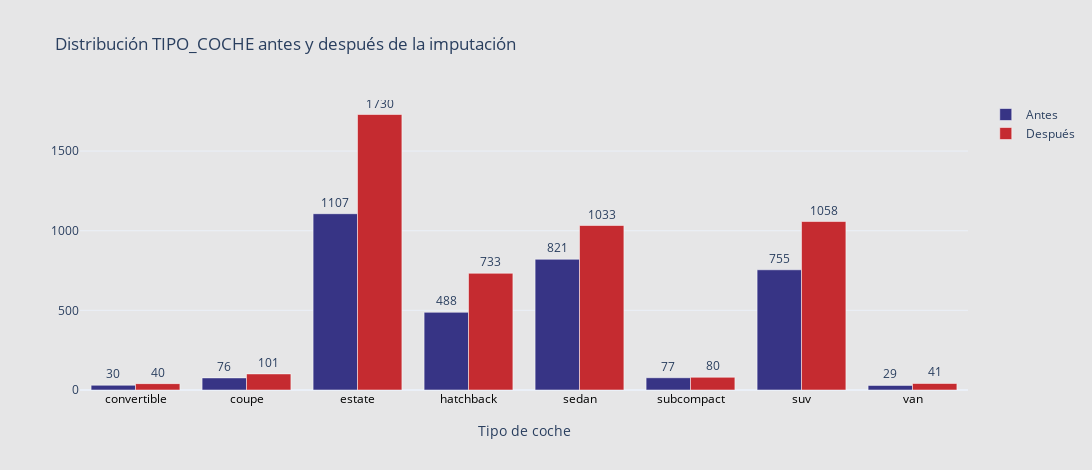
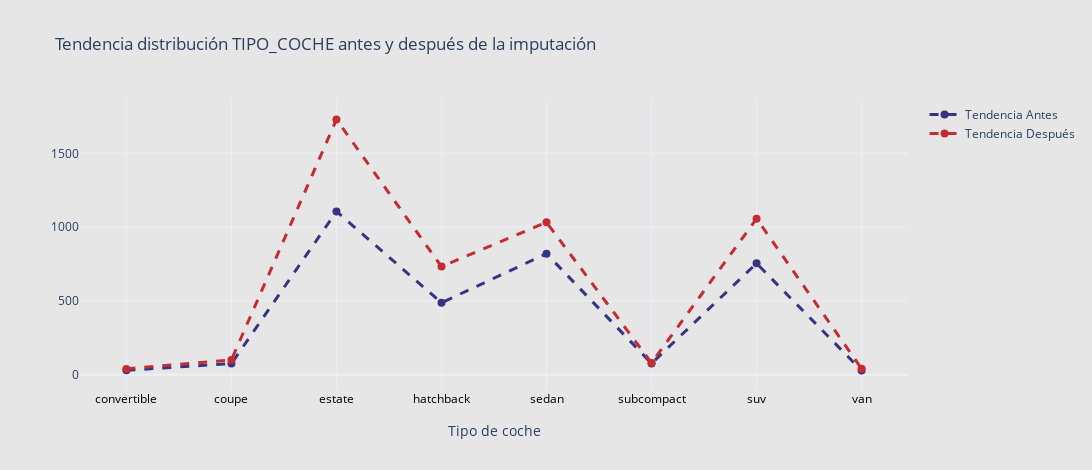

Source (notebook cell) for these figures, in order:
### Code cell
# Conteos por tipo de coche (ordenados)
antes_counts = df_antes['tipo_coche'].value_counts().sort_index()
despues_counts = df_bmw['tipo_coche'].value_counts().sort_index()

# Etiquetas combinadas para X: antes y después (intercalado)
x_vals = list(antes_counts.index) + list(despues_counts.index)
y_vals = list(antes_counts.values) + list(despues_counts.values)

# Colores: ejemplo con un color para antes y otro para después
colors = ['#373485'] * len(antes_counts) + ['#c52b30'] * len(despues_counts)

fig = go.Figure()

# Añadimos barras para antes
fig.add_trace(go.Bar(
    x=[str(i) for i in antes_counts.index],
    y=antes_counts.values,
    marker_color='#373485',
    name='Antes',
    text=antes_counts.values,
    textposition='outside',
    opacity=1,
))

# Añadimos barras para después
fig.add_trace(go.Bar(
    x=[str(i) for i in despues_counts.index],
    y=despues_counts.values,
    marker_color='#c52b30',
    name='Después',
    text=despues_counts.values,
    textposition='outside',
    opacity=1,
))

# Configuramos el layout para que sea similar
fig.update_layout(
    title="Distribución TIPO_COCHE antes y después de la imputación",
    xaxis_title="Tipo de coche",
    barmode='group',
    template='plotly_white',
    width=1200,
    height=470,
    plot_bgcolor='#e6e6e7',
    paper_bgcolor='#e6e6e7',
    xaxis=dict(
        tickfont=dict(color='black'),
        title_standoff=20
    )
)

fig.show()

x_labels = [str(i) for i in antes_counts.index]

fig = go.Figure()

# Línea de tendencia 'Antes'
fig.add_trace(go.Scatter(
    x=x_labels,
    y=antes_counts.values,
    mode='lines+markers',
    name='Tendencia Antes',
    line=dict(color='#373485', width=3, dash='dash'),
    marker=dict(symbol='circle', size=8)
))

# Línea de tendencia 'Después'
fig.add_trace(go.Scatter(
    x=x_labels,
    y=despues_counts.values,
    mode='lines+markers',
    name='Tendencia Después',
    line=dict(color='#c52b30', width=3, dash='dash'),
    marker=dict(symbol='circle', size=8)
))

fig.update_layout(
    title="Tendencia distribución TIPO_COCHE antes y después de la imputación",
    xaxis_title="Tipo de coche",
    template='plotly_white',
    width=1200,
    height=470,
    plot_bgcolor='#e6e6e7',
    paper_bgcolor='#e6e6e7',
    xaxis=dict(tickfont=dict(color='black'), title_standoff=20)
)

fig.show()

### Figure 1 — Plotly figure (JSON) as saved in the notebook; plotly's stock layout.template omitted (floating-point values rounded to 4 significant figures)
{"data": [{"marker": {"color": "#373485"}, "name": "Antes", "opacity": 1, "text": [30.0, 76.0, 1107.0, 488.0, 821.0, 77.0, 755.0, 29.0], "textposition": "outside", "type": "bar", "x": ["convertible", "coupe", "estate", "hatchback", "sedan", "subcompact", "suv", "van"], "y": [30, 76, 1107, 488, 821, 77, 755, 29]}, {"marker": {"color": "#c52b30"}, "name": "Después", "opacity": 1, "text": [40.0, 101.0, 1730.0, 733.0, 1033.0, 80.0, 1058.0, 41.0], "textposition": "outside", "type": "bar", "x": ["convertible", "coupe", "estate", "hatchback", "sedan", "subcompact", "suv", "van"], "y": [40, 101, 1730, 733, 1033, 80, 1058, 41]}], "layout": {"barmode": "group", "height": 470, "paper_bgcolor": "#e6e6e7", "plot_bgcolor": "#e6e6e7", "title": {"text": "Distribución TIPO_COCHE antes y después de la imputación"}, "width": 1200, "xaxis": {"tickfont": {"color": "black"}, "title": {"standoff": 20, "text": "Tipo de coche"}}}}

### Figure 2 — Plotly figure (JSON) as saved in the notebook; plotly's stock layout.template omitted (floating-point values rounded to 4 significant figures)
{"data": [{"line": {"color": "#373485", "dash": "dash", "width": 3}, "marker": {"size": 8, "symbol": "circle"}, "mode": "lines+markers", "name": "Tendencia Antes", "type": "scatter", "x": ["convertible", "coupe", "estate", "hatchback", "sedan", "subcompact", "suv", "van"], "y": [30, 76, 1107, 488, 821, 77, 755, 29]}, {"line": {"color": "#c52b30", "dash": "dash", "width": 3}, "marker": {"size": 8, "symbol": "circle"}, "mode": "lines+markers", "name": "Tendencia Después", "type": "scatter", "x": ["convertible", "coupe", "estate", "hatchback", "sedan", "subcompact", "suv", "van"], "y": [40, 101, 1730, 733, 1033, 80, 1058, 41]}], "layout": {"height": 470, "paper_bgcolor": "#e6e6e7", "plot_bgcolor": "#e6e6e7", "title": {"text": "Tendencia distribución TIPO_COCHE antes y después de la imputación"}, "width": 1200, "xaxis": {"tickfont": {"color": "black"}, "title": {"standoff": 20, "text": "Tipo de coche"}}}}
